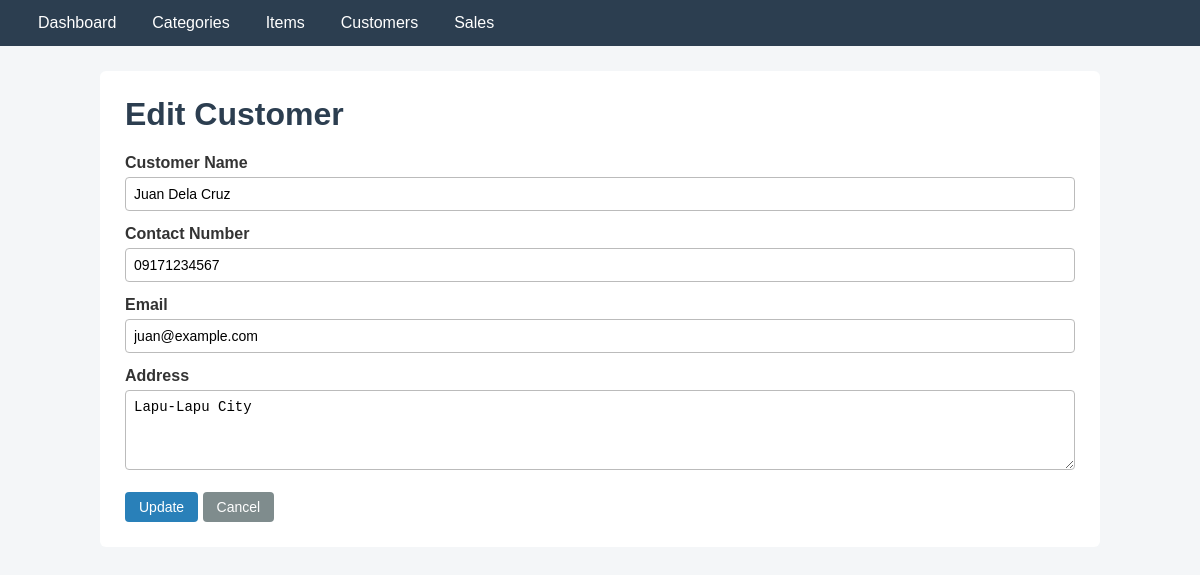
/edit_customer.php?id=1, run on the app's committed database.
### tables this page shows
CREATE TABLE customers (
    customer_id    INT AUTO_INCREMENT PRIMARY KEY,  
    customer_name  VARCHAR(100) NOT NULL,           
    contact_number VARCHAR(30),                     
    email          VARCHAR(100),                    
    address        TEXT                             
);

### edit_customer.php (the view, shortened to what this page needs)
<?php
require "db.php";
$id = (int)($_GET['id'] ?? $_POST['customer_id'] ?? 0);
$stmt = $conn->prepare("SELECT * FROM customers WHERE customer_id = ?");
$stmt->bind_param("i", $id);
$stmt->execute();
$row = $stmt->get_result()->fetch_assoc();
?>
<form method="post">
    <label>Customer Name</label>
    <input type="text" name="customer_name" value="<?= h($row['customer_name']) ?>">
    <label>Contact Number</label>
    <input type="text" name="contact_number" value="<?= h($row['contact_number']) ?>">
    <label>Email</label>
    <input type="email" name="email" value="<?= h($row['email']) ?>">
    <label>Address</label>
    <textarea name="address"><?= h($row['address']) ?></textarea>
    <button class="btn btn-edit" type="submit">Update</button>
    <a class="btn btn-gray" href="customers.php">Cancel</a>
</form>

### style.css (style rules this page uses)
body { font-family: Arial, sans-serif; background: #f4f6f8; margin: 0; color: #333; }
.btn { display: inline-block; padding: 7px 14px; color: #fff; text-decoration: none; border: none; border-radius: 4px; font-size: 14px; cursor: pointer; }
.btn-edit { background: #2980b9; }
.btn-gray { background: #7f8c8d; }
label { display: block; margin-top: 14px; font-weight: bold; }
input, select, textarea { width: 100%; padding: 8px; margin-top: 5px; box-sizing: border-box; border: 1px solid #bbb; border-radius: 4px; font-size: 14px; }
textarea { height: 80px; }
form .btn { margin-top: 18px; }

### data on the page
customers: customer_name "Juan Dela Cruz", contact_number "09171234567", email "juan@example.com", address "Lapu-Lapu City"

### other printed values
$label "Dashboard"
$label "Categories"
$label "Items"
$label "Customers"
$label "Sales"
$title "Edit Customer"
